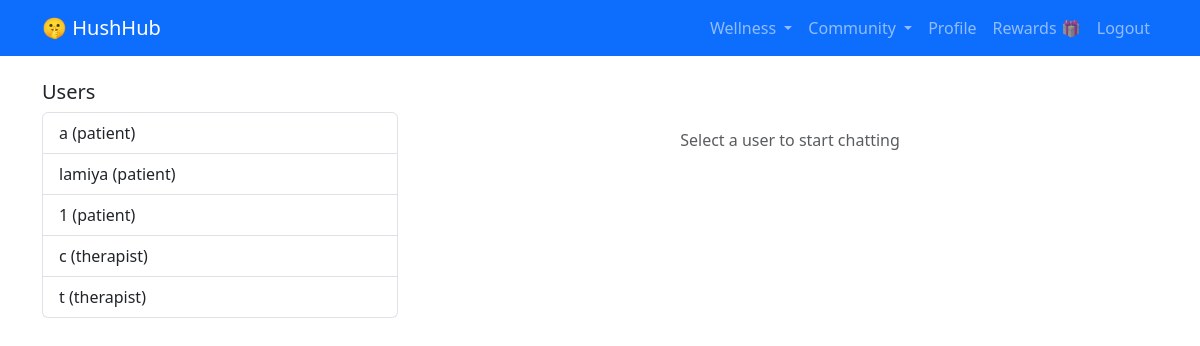
The app's page /community/inbox/ (signed in) with its own data.
### accounts/models.py (models this page shows, shortened)
class User(AbstractUser):
    USER_TYPES = (
        ('patient', 'Patient'),
        ('therapist', 'Therapist'),
    )
    user_type = models.CharField(max_length=10, choices=USER_TYPES, default='patient')
    bio = models.TextField(blank=True)
    phone = models.CharField(max_length=15, blank=True)
    profile_picture = models.ImageField(upload_to='profiles/', blank=True, null=True)

### community/views.py (the view, shortened to what this page needs)
# urls.py: path('inbox/', views.inbox, name='inbox'),
@login_required
def inbox(request):
    users = User.objects.exclude(id=request.user.id)
    selected_user_id = request.GET.get('user')
    conversation = []
    selected_user = None
    return render(request, 'community/inbox.html', {
        'users': users,
        'conversation': conversation,
        'selected_user': selected_user
    })

### community/templates/community/inbox.html (shortened to what this page needs)
{% extends 'base.html' %}
{% block content %}
<div class="row">
    <div class="col-md-4">
        <h5>Users</h5>
        <div class="list-group">
            {% for u in users %}
                <a href="?user={{ u.id }}" class="list-group-item {% if selected_user.id == u.id %}active{% endif %}">
                    {{ u.username }} ({{ u.user_type }})
                </a>
            {% endfor %}
        </div>
    </div>
    <div class="col-md-8">
        {% if selected_user %}
            <h5>Chat with {{ selected_user.username }}</h5>
            <div class="border p-3 mb-3" style="height: 400px; overflow-y: scroll; background: #f8f9fa;">
                {% for msg in conversation %}
                    <div class="mb-2 {% if msg.sender == user %}text-end{% endif %}">
                        <div style="display: inline-block; max-width: 70%;">
                            <span class="badge {% if msg.sender == user %}bg-primary{% else %}bg-secondary{% endif %}">
                                {{ msg.sender.username }}
                            </span>
                            <div class="p-2 rounded {% if msg.sender == user %}bg-primary text-white{% else %}bg-white{% endif %}" style="margin-top: 5px;">
                                {{ msg.content }}
                            </div>
                            <small class="text-muted">{{ msg.created_at|date:"M d, h:i A" }}</small>
                        </div>
                    </div>
                {% endfor %}
            </div>
            <form method="post">
                {% csrf_token %}
                <input type="hidden" name="receiver_id" value="{{ selected_user.id }}">
                <div class="input-group">
                    <input type="text" name="content" class="form-control" placeholder="Type message..." required>
                    <button class="btn btn-primary" type="submit">Send</button>
                </div>
            </form>
        {% else %}
            <div class="text-center mt-5">
                <p class="text-muted">Select a user to start chatting</p>
            </div>
        {% endif %}
    </div>
</div>
{% endblock %}

### records on screen
User: username "a", user_type "patient"
User: username "lamiya", user_type "patient"
User: username "1", user_type "patient"
User: username "c", user_type "therapist"
User: username "t", user_type "therapist"
